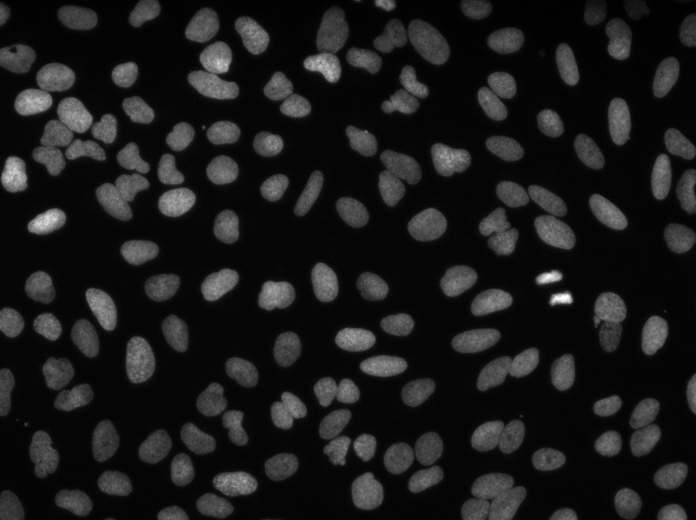
#> input picture track-image/data/sample/C07_s5_preview.png, 696 x 520 px, found by its file name
$ python make-fig20.py
#> lines starting #> are read from the running program, lines starting #| are printed output that depends on the picture; after the words box and inside, x2 and y2 are one past the last pixel; in counts of white or black regions, pixels touching at a corner belong together
"""Make fig20-detect-vs-segment.png: outlines vs boxes on a real BBBC039 crop (CC0).
Run from the repo root: python3 ai-training/data/make-fig20.py
Source image: track-image/data/sample/C07_s5_preview.png (BBBC039v1, Caicedo et al. 2018, CC0)."""
import numpy as np, matplotlib
matplotlib.use("Agg")
import matplotlib.pyplot as plt
from matplotlib.patches import Rectangle
from PIL import Image
from skimage import filters, measure, morphology, segmentation, feature
from scipy import ndimage as ndi

img = np.asarray(Image.open("track-image/data/sample/C07_s5_preview.png"), dtype=float)
crop = img[60:330, 120:480]
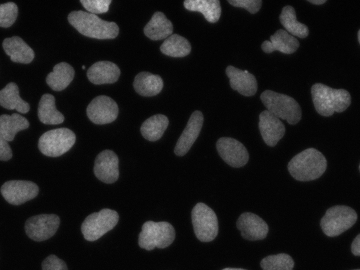
#> crop: shape (270, 360) float64; min 0, max 210, mean 27
smooth = filters.gaussian(crop, 1.5)
mask = smooth > filters.threshold_otsu(smooth)
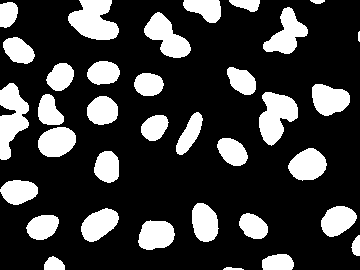
#> mask: shape (270, 360) bool; 23.5% white; 35 white regions, largest, box (x1, y1, x2, y2) and area: (68, 0, 119, 40) 1399, (0, 83, 29, 160) 1353, (259, 92, 298, 146) 1326
#> (the run stopped early here; a loop or call above may not have finished)
